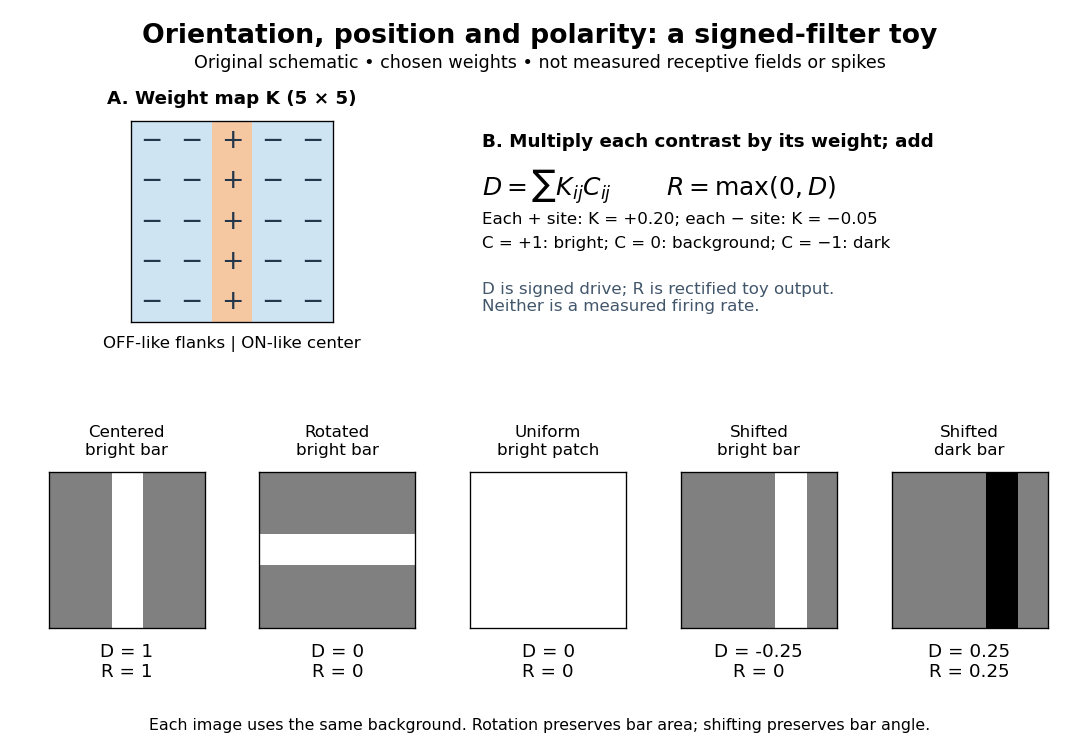

Reproduce this figure in Python.
"""Original signed-filter schematic; all numbers are toy assumptions, not data.

Run from _media with MPLCONFIGDIR=/tmp/codex-wiki-matplotlib.
Tested with Python 3.14.4, matplotlib 3.10.7 and numpy 2.3.5.
Writes only orientation-selectivity-signed-bars.png to CWD.
"""

from pathlib import Path

import matplotlib

matplotlib.use("Agg")
import matplotlib.pyplot as plt
import numpy as np
from matplotlib.colors import ListedColormap


OUTPUT = Path("orientation-selectivity-signed-bars.png")


def main():
    plt.rcParams.update({"font.family": "DejaVu Sans", "font.size": 11})
    weights = np.tile(np.array([-.5, -.5, 2., -.5, -.5]) / 10, (5, 1))
    central = np.zeros((5, 5)); central[:, 2] = 1
    horizontal = np.zeros((5, 5)); horizontal[2, :] = 1
    shifted = np.zeros((5, 5)); shifted[:, 3] = 1
    stimuli = [central, horizontal, np.ones((5, 5)), shifted, -shifted]
    titles = ["Centered bright bar", "Rotated bright bar", "Uniform bright patch",
              "Shifted bright bar", "Shifted dark bar"]
    drives = [round(float(np.sum(weights * stimulus)), 12) for stimulus in stimuli]
    assert np.allclose(drives, [1, 0, 0, -.25, .25], atol=1e-14)
    fig = plt.figure(figsize=(9, 6.3), dpi=120, facecolor="white")
    grid = fig.add_gridspec(2, 5, left=.045, right=.97, bottom=.14, top=.84,
                           hspace=.63, wspace=.35)
    fig.suptitle("Orientation, position and polarity: a signed-filter toy", fontsize=16,
                 weight="bold", y=.97)
    fig.text(.5, .91, "Original schematic • chosen weights • not measured receptive fields or spikes",
             ha="center", fontsize=10.5)
    ax = fig.add_subplot(grid[0, :2])
    ax.imshow(weights, cmap=ListedColormap(["#cee4f3", "#f6c8a2"]),
              vmin=-.05, vmax=.2, origin="lower")
    for y in range(5):
        for x in range(5):
            ax.text(x, y, "+" if x == 2 else "−", ha="center", va="center",
                    fontsize=16, color="#24364a")
    ax.set_title("A. Weight map K (5 × 5)", fontsize=11, weight="bold", pad=10)
    ax.set_xticks([]); ax.set_yticks([])
    ax.set_xlabel("OFF-like flanks | ON-like center", fontsize=10, labelpad=8)
    ax = fig.add_subplot(grid[0, 2:])
    ax.axis("off")
    ax.text(.02, .94, "B. Multiply each contrast by its weight; add", weight="bold", va="top")
    ax.text(.02, .77, r"$D=\sum K_{ij}C_{ij}$       $R=\max(0,D)$", fontsize=15, va="top")
    ax.text(.02, .55, "Each + site: K = +0.20; each − site: K = −0.05\nC = +1: bright; C = 0: background; C = −1: dark",
            fontsize=10, linespacing=1.8, va="top")
    ax.text(.02, .20, "D is signed drive; R is rectified toy output.\nNeither is a measured firing rate.",
            fontsize=10, color="#42566b", va="top")
    for index, (stimulus, title, drive) in enumerate(zip(stimuli, titles, drives)):
        ax = fig.add_subplot(grid[1, index])
        ax.imshow(stimulus, cmap="gray", vmin=-1, vmax=1, origin="lower")
        ax.set_xticks([]); ax.set_yticks([])
        ax.set_title(title.replace(" ", "\n", 1), fontsize=10, pad=10)
        ax.set_xlabel(f"D = {drive:g}\nR = {max(0, drive):g}", fontsize=11, labelpad=9)
    fig.text(.5, .035, "Each image uses the same background. Rotation preserves bar area; shifting preserves bar angle.",
             ha="center", fontsize=9.5)
    fig.savefig(OUTPUT, facecolor="white", transparent=False)
    plt.close(fig)


if __name__ == "__main__":
    main()
